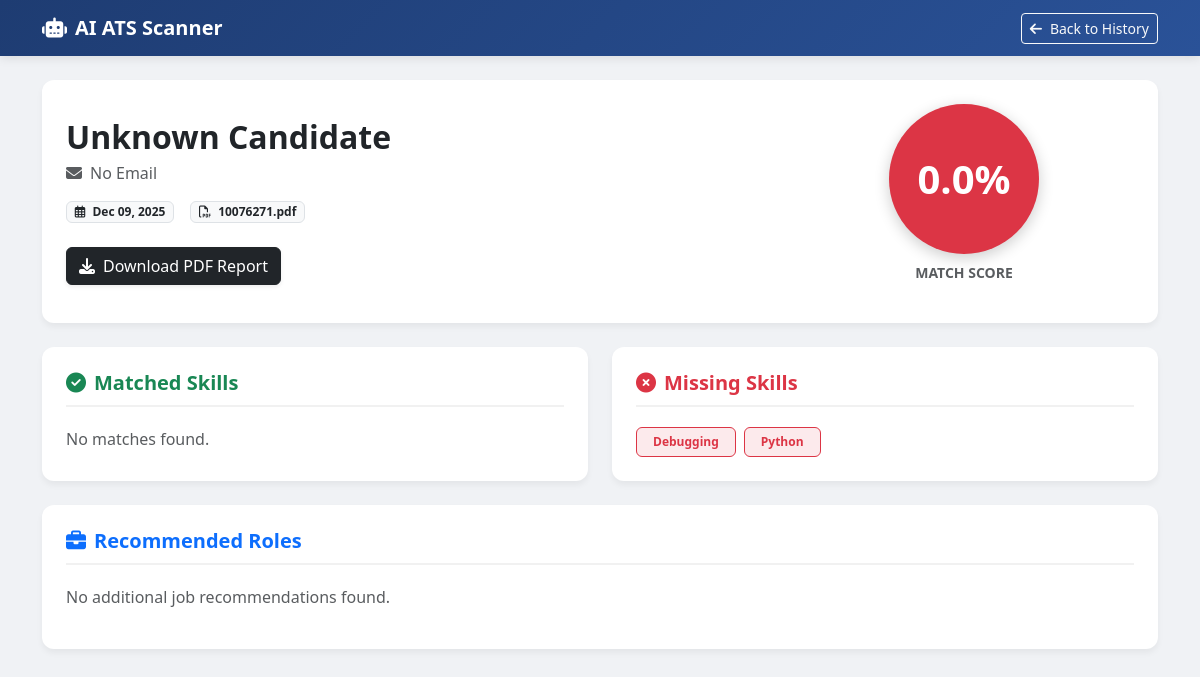
Page /history/15/ on the committed database.
### scanner/models.py (models this page shows, shortened)
class ScanHistory(models.Model):
    user = models.ForeignKey(User, on_delete=models.CASCADE, null=True, blank=True)
    candidate_name = models.CharField(max_length=200, blank=True, null=True)
    email = models.CharField(max_length=200, blank=True, null=True)
    resume_filename = models.CharField(max_length=200)
    ats_score = models.FloatField()
    matched_skills = models.JSONField(default=list)
    missing_skills = models.JSONField(default=list)
    scan_date = models.DateTimeField(auto_now_add=True)

### scanner/views.py (the view)
# urls.py: path('history/<int:pk>/', views.view_scan, name='view_scan'),
def view_scan(request, pk):
    scan = get_object_or_404(ScanHistory, pk=pk)
    suggested_jobs = recommender.recommend_jobs(scan.matched_skills, JD_DATABASE)
    context = {
        'scan': scan,
        'jobs': suggested_jobs
    }
    return render(request, 'scanner/scan_detail.html', context)

### scanner/recommender.py (called while the page is built, shortened)
def recommend_jobs(resume_skills: list, jd_skill_database: dict, top_n=3) -> list:
    recommendations = []
    if not resume_skills or not jd_skill_database:
        return []

### scanner/templates/scanner/scan_detail.html (shortened to what this page needs)
<!DOCTYPE html>
<html lang="en">
<head>
    <link href="https://cdn.jsdelivr.net/npm/bootstrap@5.3.0/dist/css/bootstrap.min.css" rel="stylesheet">
    <link rel="stylesheet" href="https://cdnjs.cloudflare.com/ajax/libs/font-awesome/6.4.0/css/all.min.css">
</head>
<body>
<nav class="navbar navbar-expand-lg navbar-dark mb-4">
    <div class="container">
        <a class="navbar-brand" href="/"><i class="fas fa-robot me-2"></i>AI ATS Scanner</a>
        <div class="d-flex">
            <a href="/history" class="btn btn-outline-light btn-sm"><i class="fas fa-arrow-left me-2"></i>Back to History</a>
        </div>
    </div>
</nav>
<div class="container pb-5">
    <div class="card p-4 mb-4">
        <div class="row align-items-center">
            <div class="col-md-8">
                <h2 class="fw-bold text-dark mb-1">{{ scan.candidate_name }}</h2>
                <p class="text-muted mb-3"><i class="fas fa-envelope me-2"></i>{{ scan.email }}</p>
                <div class="d-flex gap-3">
                    <span class="badge bg-light text-dark border"><i class="far fa-calendar-alt me-1"></i> {{ scan.scan_date|date:"M d, Y" }}</span>
                    <span class="badge bg-light text-dark border"><i class="far fa-file-pdf me-1"></i> {{ scan.resume_filename }}</span>
                </div>
                <div class="mt-4">
                    <a href="{% url 'download_report' scan.id %}" class="btn btn-dark shadow-sm">
                        <i class="fas fa-download me-2"></i>Download PDF Report
                    </a>
                </div>
            </div>
            <div class="col-md-4 text-center">
                <div class="score-circle {% if scan.ats_score >= 80 %}bg-success-custom{% elif scan.ats_score >= 50 %}bg-warning-custom{% else %}bg-danger-custom{% endif %}">
                    {{ scan.ats_score }}%
                </div>
                <p class="mt-2 fw-bold text-muted small text-uppercase">Match Score</p>
            </div>
        </div>
    </div>
    <div class="row g-4">
        <div class="col-md-6">
            <div class="card p-4 h-100">
                <h5 class="section-title text-success"><i class="fas fa-check-circle me-2"></i>Matched Skills</h5>
                <div class="d-flex flex-wrap gap-2">
                    {% for skill in scan.matched_skills %}
                        <span class="badge bg-success bg-opacity-10 text-success border border-success px-3 py-2">{{ skill|title }}</span>
                    {% empty %}
                        <span class="text-muted">No matches found.</span>
                    {% endfor %}
                </div>
            </div>
        </div>
        <div class="col-md-6">
            <div class="card p-4 h-100">
                <h5 class="section-title text-danger"><i class="fas fa-times-circle me-2"></i>Missing Skills</h5>
                <div class="d-flex flex-wrap gap-2">
                    {% for skill in scan.missing_skills %}
                        <span class="badge bg-danger bg-opacity-10 text-danger border border-danger px-3 py-2">{{ skill|title }}</span>
                    {% empty %}
                        <span class="text-muted">No missing skills!</span>
                    {% endfor %}
                </div>
            </div>
        </div>
        <div class="col-12">
            <div class="card p-4">
                <h5 class="section-title text-primary"><i class="fas fa-briefcase me-2"></i>Recommended Roles</h5>
                {% if jobs %}
                <div class="table-responsive">
                    <table class="table table-hover align-middle">
                        <thead class="table-light">
                            <tr>
                                <th>Job Title</th>
                                <th class="text-end">Match Confidence</th>
                            </tr>
                        </thead>
                        <tbody>
                            {% for job in jobs %}
                            <tr>
                                <td class="fw-bold">{{ job.job_title }}</td>
                                <td class="text-end">
                                    {% if job.match_score > 70 %}
                                        <span class="badge bg-success">{{ job.match_score }}%</span>
                                    {% elif job.match_score > 40 %}
                                        <span class="badge bg-warning text-dark">{{ job.match_score }}%</span>
                                    {% else %}
                                        <span class="badge bg-secondary">{{ job.match_score }}%</span>
                                    {% endif %}
                                </td>
                            </tr>
                            {% endfor %}
                        </tbody>
                    </table>
                </div>
                {% else %}
                    <p class="text-muted">No additional job recommendations found.</p>
                {% endif %}
            </div>
        </div>
    </div>
</div>
</body>
</html>

### scanner/templates/scanner/scan_detail.html (style rules this page uses)
body { background-color: #f0f2f5; font-family: 'Segoe UI', Tahoma, Geneva, Verdana, sans-serif; }
.navbar { background: linear-gradient(135deg, #1e3c72 0%, #2a5298 100%); box-shadow: 0 2px 10px rgba(0,0,0,0.1); }
.navbar-brand { font-weight: 700; }
.score-circle { width: 150px; height: 150px; border-radius: 50%; display: flex; align-items: center; justify-content: center; margin: 0 auto; font-size: 2.5rem; font-weight: 700; color: white; box-shadow: 0 4px 15px rgba(0,0,0,0.2); }
.bg-danger-custom { background: #dc3545; }
.card { border: none; border-radius: 12px; box-shadow: 0 4px 6px rgba(0,0,0,0.05); }
.section-title { font-weight: 600; color: #495057; border-bottom: 2px solid #f1f1f1; padding-bottom: 10px; margin-bottom: 20px; }

### rows in the picture
ScanHistory: candidate_name "Unknown Candidate", email "No Email", scan_date "Dec 09, 2025", resume_filename "10076271.pdf", ats_score "0.0"

### other values in the picture
{{ skill|title }} "Debugging" "Python"
